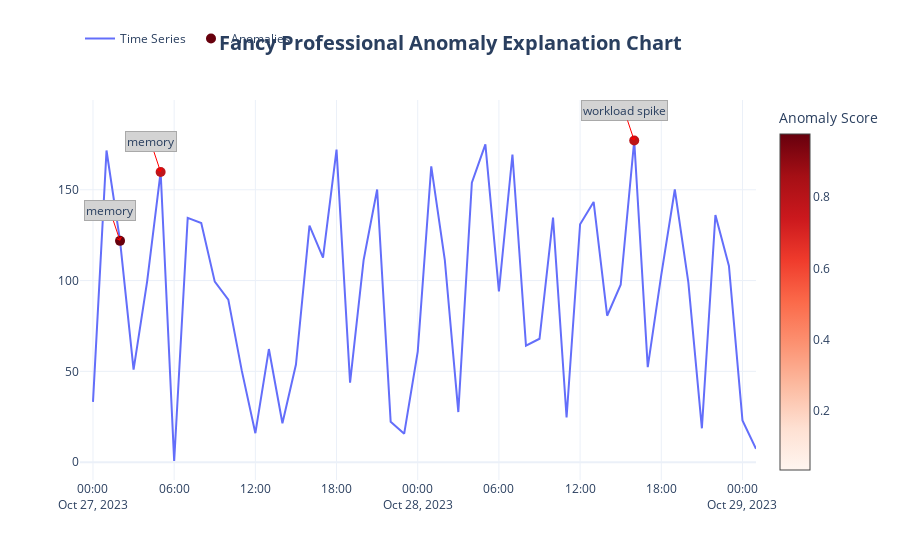

Notebook code cell kept with this figure:
### Code cell
import pandas as pd
import random
import plotly.express as px
import plotly.graph_objects as go

# 더미 데이터 생성
n = 50  # 데이터 포인트 수

# 날짜 범위 생성
date_rng = pd.date_range(start="2023-10-27 00:00:00", periods=n, freq="H")

# 더미 데이터 생성
data = {
    "Timestamp": date_rng,
    "Value": [random.uniform(0, 180) for _ in range(n)],
    "Anomaly_Score": [random.uniform(0, 1) for _ in range(n)],
    "Is_Anomaly": [random.choice([False, False,False, False,False, False, True, False,False,False, False, False]) for _ in range(n)],
    "Anomaly_Cause": [random.choice(["workload spike", "cpu", "memory"]) for _ in range(n)]
}

# 데이터프레임 생성
df = pd.DataFrame(data)

# 그래프 생성
fig = go.Figure()

# 시계열 데이터를 라인 그래프로 추가
fig.add_trace(go.Line(x=df["Timestamp"], y=df["Value"], mode="lines", name="Time Series"))


df_anomaly = df[df['Is_Anomaly']==True]
# Anomaly Score에 따라 색상 동적 설정
color_scale = "Reds"  # 원하는 색상 스케일 선택
colors = df["Anomaly_Score"]  # Anomaly Score에 따라 색상 설정
colorbar_title = "Anomaly Score"

# 스캐터 플롯로 추가
fig.add_trace(go.Scatter(x=df_anomaly["Timestamp"], y=df_anomaly["Value"], mode="markers", name="Anomalies", 
                         marker=dict(size=10, color=colors, colorscale=color_scale, colorbar_title=colorbar_title)))


# 범례를 차트 위에 추가
fig.update_layout(legend=dict(orientation="h", y=1.2, x=0)) 
fig.update_layout(
    title='<b>Fancy Professional Anomaly Explanation Chart</b>',
    title_font=dict(size=20),
    title_x=0.5,  # 제목의 가로 위치 (0-1),
    template = 'plotly_white'

)


# 각 데이터 포인트에 화살표, 박스 및 텍스트 추가
for index, row in df.iterrows():
    if row['Is_Anomaly']:
        annotation = go.layout.Annotation(
            x=row["Timestamp"],
            y=row["Value"],
            text=row["Anomaly_Cause"],
            showarrow=True,
            arrowhead=4,  # 화살표 모양 설정 (1: 화살표 끝, 4: 화살표 양 끝)
            arrowcolor="Red",  # 화살표 색상 설정
            arrowwidth=1,  # 화살표 두께 설정
            bgcolor='lightgray',
            bordercolor="darkgray",  # 박스 테두리 색상 설정
            borderwidth=1,  # 박스 테두리 두께 설정
        )
        fig.add_annotation(annotation)

# 그래프 출력
fig.show()

### Figure 1 — Plotly figure (JSON) as saved in the notebook; plotly's stock layout.template omitted (floating-point values rounded to 4 significant figures)
{"data": [{"mode": "lines", "name": "Time Series", "type": "scatter", "x": ["2023-10-27T00:00:00", "2023-10-27T01:00:00", "2023-10-27T02:00:00", "2023-10-27T03:00:00", "2023-10-27T04:00:00", "2023-10-27T05:00:00", "2023-10-27T06:00:00", "2023-10-27T07:00:00", "2023-10-27T08:00:00", "2023-10-27T09:00:00", "2023-10-27T10:00:00", "2023-10-27T11:00:00", "2023-10-27T12:00:00", "2023-10-27T13:00:00", "2023-10-27T14:00:00", "2023-10-27T15:00:00", "2023-10-27T16:00:00", "2023-10-27T17:00:00", "2023-10-27T18:00:00", "2023-10-27T19:00:00", "2023-10-27T20:00:00", "2023-10-27T21:00:00", "2023-10-27T22:00:00", "2023-10-27T23:00:00", "2023-10-28T00:00:00", "2023-10-28T01:00:00", "2023-10-28T02:00:00", "2023-10-28T03:00:00", "2023-10-28T04:00:00", "2023-10-28T05:00:00", "2023-10-28T06:00:00", "2023-10-28T07:00:00", "2023-10-28T08:00:00", "2023-10-28T09:00:00", "2023-10-28T10:00:00", "2023-10-28T11:00:00", "2023-10-28T12:00:00", "2023-10-28T13:00:00", "2023-10-28T14:00:00", "2023-10-28T15:00:00", "2023-10-28T16:00:00", "2023-10-28T17:00:00", "2023-10-28T18:00:00", "2023-10-28T19:00:00", "2023-10-28T20:00:00", "2023-10-28T21:00:00", "2023-10-28T22:00:00", "2023-10-28T23:00:00", "2023-10-29T00:00:00", "2023-10-29T01:00:00"], "y": [33.19, 171.6, 121.9, 50.91, 99.44, 159.8, 0.6509, 134.5, 131.7, 99.38, 89.51, 50.27, 15.98, 62.29, 21.42, 53.78, 130.2, 112.7, 172.1, 43.82, 111.2, 150.1, 22.26, 15.69, 60.87, 162.9, 111.4, 27.61, 153.9, 174.9, 94.06, 169.4, 64.12, 67.96, 134.6, 24.62, 131.0, 143.3, 80.63, 97.71, 177.1, 52.3, 103.2, 150.1, 99.01, 18.65, 136.1, 108.1, 23.02, 7.376]}, {"marker": {"color": [0.9773, 0.7792, 0.7949, 0.6485, 0.4844, 0.3591, 0.6657, 0.882, 0.1707, 0.6841, 0.9573, 0.7495, 0.3295, 0.4508, 0.8617, 0.5159, 0.4784, 0.7808, 0.4159, 0.4335, 0.03491, 0.7233, 0.7911, 0.8495, 0.7567, 0.7278, 0.7476, 0.04302, 0.6844, 0.461, 0.7406, 0.6644, 0.4324, 0.107, 0.5751, 0.5733, 0.6115, 0.8797, 0.8843, 0.2497, 0.4515, 0.06337, 0.1176, 0.7124, 0.3149, 0.1566, 0.7553, 0.4245, 0.8509, 0.6795], "colorbar": {"title": {"text": "Anomaly Score"}}, "colorscale": [[0, "rgb(255,245,240)"], [0.125, "rgb(254,224,210)"], [0.25, "rgb(252,187,161)"], [0.375, "rgb(252,146,114)"], [0.5, "rgb(251,106,74)"], [0.625, "rgb(239,59,44)"], [0.75, "rgb(203,24,29)"], [0.875, "rgb(165,15,21)"], [1, "rgb(103,0,13)"]], "size": 10}, "mode": "markers", "name": "Anomalies", "type": "scatter", "x": ["2023-10-27T02:00:00", "2023-10-27T05:00:00", "2023-10-28T16:00:00"], "y": [121.9, 159.8, 177.1]}], "layout": {"annotations": [{"arrowcolor": "Red", "arrowhead": 4, "arrowwidth": 1, "bgcolor": "lightgray", "bordercolor": "darkgray", "borderwidth": 1, "showarrow": true, "text": "memory", "x": "2023-10-27T02:00:00", "y": 121.9}, {"arrowcolor": "Red", "arrowhead": 4, "arrowwidth": 1, "bgcolor": "lightgray", "bordercolor": "darkgray", "borderwidth": 1, "showarrow": true, "text": "memory", "x": "2023-10-27T05:00:00", "y": 159.8}, {"arrowcolor": "Red", "arrowhead": 4, "arrowwidth": 1, "bgcolor": "lightgray", "bordercolor": "darkgray", "borderwidth": 1, "showarrow": true, "text": "workload spike", "x": "2023-10-28T16:00:00", "y": 177.1}], "autosize": true, "legend": {"orientation": "h", "x": 0, "y": 1.2}, "title": {"font": {"size": 20}, "text": "<b>Fancy Professional Anomaly Explanation Chart</b>", "x": 0.5}, "xaxis": {"autorange": true, "range": ["2023-10-26 23:10:16.1268", "2023-10-29 01:00"], "type": "date"}, "yaxis": {"autorange": true, "range": [-11.38, 229.3], "type": "linear"}}}
